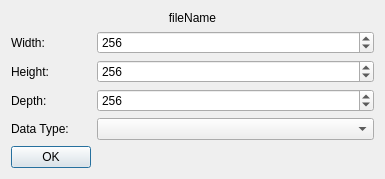
<?xml version="1.0" encoding="UTF-8"?>
<ui version="4.0">
 <class>SLTexture3DDialog</class>
 <widget class="QDialog" name="SLTexture3DDialog">
  <property name="geometry">
   <rect>
    <x>0</x>
    <y>0</y>
    <width>385</width>
    <height>164</height>
   </rect>
  </property>
  <property name="windowTitle">
   <string>Dialog</string>
  </property>
  <layout class="QFormLayout" name="formLayout">
   <item row="1" column="0">
    <widget class="QLabel" name="lWidth">
     <property name="text">
      <string>Width:</string>
     </property>
    </widget>
   </item>
   <item row="1" column="1">
    <widget class="QSpinBox" name="sWidth">
     <property name="minimum">
      <number>1</number>
     </property>
     <property name="maximum">
      <number>1048576</number>
     </property>
     <property name="value">
      <number>256</number>
     </property>
    </widget>
   </item>
   <item row="2" column="0">
    <widget class="QLabel" name="lHeight">
     <property name="text">
      <string>Height:</string>
     </property>
    </widget>
   </item>
   <item row="2" column="1">
    <widget class="QSpinBox" name="sHeight">
     <property name="minimum">
      <number>1</number>
     </property>
     <property name="maximum">
      <number>1048576</number>
     </property>
     <property name="value">
      <number>256</number>
     </property>
    </widget>
   </item>
   <item row="3" column="0">
    <widget class="QLabel" name="lDepth">
     <property name="text">
      <string>Depth:</string>
     </property>
    </widget>
   </item>
   <item row="3" column="1">
    <widget class="QSpinBox" name="sDepth">
     <property name="minimum">
      <number>1</number>
     </property>
     <property name="maximum">
      <number>1048576</number>
     </property>
     <property name="singleStep">
      <number>1</number>
     </property>
     <property name="value">
      <number>256</number>
     </property>
    </widget>
   </item>
   <item row="4" column="0">
    <widget class="QLabel" name="lType">
     <property name="text">
      <string>Data Type:</string>
     </property>
    </widget>
   </item>
   <item row="4" column="1">
    <widget class="QComboBox" name="comboType"/>
   </item>
   <item row="5" column="0">
    <widget class="QDialogButtonBox" name="buttonBox">
     <property name="orientation">
      <enum>Qt::Horizontal</enum>
     </property>
     <property name="standardButtons">
      <set>QDialogButtonBox::Ok</set>
     </property>
    </widget>
   </item>
   <item row="0" column="0" colspan="2">
    <widget class="QLabel" name="lFileName">
     <property name="text">
      <string>fileName</string>
     </property>
     <property name="alignment">
      <set>Qt::AlignCenter</set>
     </property>
    </widget>
   </item>
  </layout>
 </widget>
 <resources/>
 <connections>
  <connection>
   <sender>buttonBox</sender>
   <signal>accepted()</signal>
   <receiver>SLTexture3DDialog</receiver>
   <slot>accept()</slot>
   <hints>
    <hint type="sourcelabel">
     <x>248</x>
     <y>254</y>
    </hint>
    <hint type="destinationlabel">
     <x>157</x>
     <y>274</y>
    </hint>
   </hints>
  </connection>
  <connection>
   <sender>buttonBox</sender>
   <signal>rejected()</signal>
   <receiver>SLTexture3DDialog</receiver>
   <slot>reject()</slot>
   <hints>
    <hint type="sourcelabel">
     <x>316</x>
     <y>260</y>
    </hint>
    <hint type="destinationlabel">
     <x>286</x>
     <y>274</y>
    </hint>
   </hints>
  </connection>
 </connections>
</ui>
